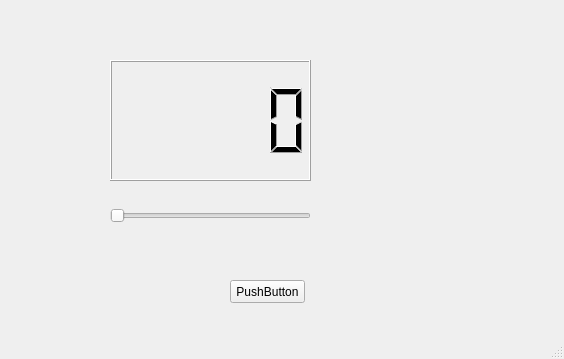
<?xml version="1.0" encoding="UTF-8"?>
<ui version="4.0">
 <class>MainWindow</class>
 <widget class="QMainWindow" name="MainWindow">
  <property name="enabled">
   <bool>true</bool>
  </property>
  <property name="geometry">
   <rect>
    <x>0</x>
    <y>0</y>
    <width>564</width>
    <height>359</height>
   </rect>
  </property>
  <property name="windowTitle">
   <string>MainWindow</string>
  </property>
  <widget class="QWidget" name="centralwidget">
   <widget class="QLCDNumber" name="Number">
    <property name="geometry">
     <rect>
      <x>110</x>
      <y>60</y>
      <width>201</width>
      <height>121</height>
     </rect>
    </property>
   </widget>
   <widget class="QSlider" name="Slider">
    <property name="geometry">
     <rect>
      <x>110</x>
      <y>200</y>
      <width>201</width>
      <height>31</height>
     </rect>
    </property>
    <property name="orientation">
     <enum>Qt::Horizontal</enum>
    </property>
   </widget>
   <widget class="QPushButton" name="pushButton">
    <property name="geometry">
     <rect>
      <x>230</x>
      <y>280</y>
      <width>75</width>
      <height>23</height>
     </rect>
    </property>
    <property name="text">
     <string>PushButton</string>
    </property>
   </widget>
  </widget>
  <widget class="QStatusBar" name="statusbar"/>
 </widget>
 <resources/>
 <connections>
  <connection>
   <sender>Slider</sender>
   <signal>valueChanged(int)</signal>
   <receiver>Number</receiver>
   <slot>setDecMode()</slot>
   <hints>
    <hint type="sourcelabel">
     <x>213</x>
     <y>210</y>
    </hint>
    <hint type="destinationlabel">
     <x>205</x>
     <y>177</y>
    </hint>
   </hints>
  </connection>
  <connection>
   <sender>pushButton</sender>
   <signal>clicked()</signal>
   <receiver>Number</receiver>
   <slot>hide()</slot>
   <hints>
    <hint type="sourcelabel">
     <x>270</x>
     <y>281</y>
    </hint>
    <hint type="destinationlabel">
     <x>259</x>
     <y>164</y>
    </hint>
   </hints>
  </connection>
 </connections>
</ui>
